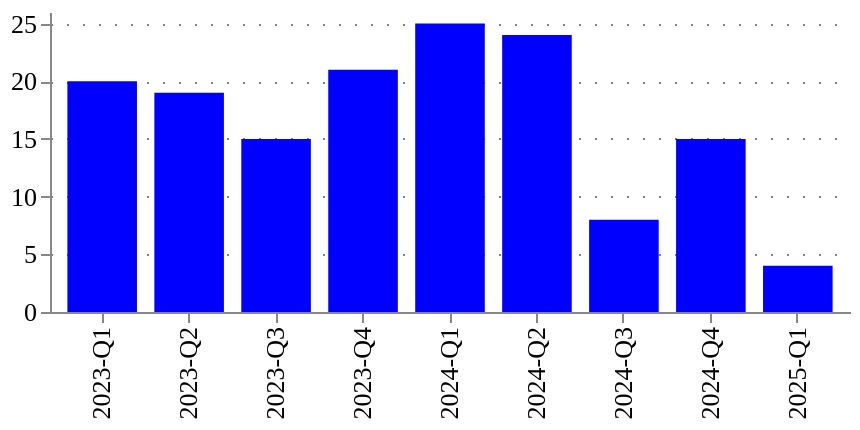

The notebook cell saved with this chart:
### Code cell
categories = ['Low-carbon heating']
chart_df = (
    gtr_ts_quarterly_df
    .query("theme in @categories")
)

fig = charts.ts_bar(
    ts = chart_df,
    variable="n_projects",
    variable_title="",
    time_column="quarter",
)
charts.configure_plots(fig)

### Figure 1 — Vega-Lite specification as saved in the notebook (floating-point values rounded to 4 significant figures)
{"config": {"title": {"font": "Averta", "anchor": "start"}, "subtitle": {"font": "Averta"}, "axis": {"labelFont": "Averta", "titleFont": "Averta", "gridColor": "grey", "gridDash": [1, 7], "labelFontSize": 13, "titleFontSize": 13}, "header": {"labelFont": "Averta", "titleFont": "Averta"}, "legend": {"labelFont": "Averta", "titleFont": "Averta", "labelFontSize": 13, "titleFontSize": 13}, "range": {"category": ["#0000FF", "#FDB633", "#18A48C", "#9A1BBE", "#EB003B", "#FF6E47", "#646363", "#0F294A", "#97D9E3", "#A59BEE", "#F6A4B7", "#D2C9C0", "#FFFFFF", "#000000"], "ordinal": {"scheme": ["#0000FF", "#FDB633", "#18A48C", "#9A1BBE", "#EB003B", "#FF6E47", "#646363", "#0F294A", "#97D9E3", "#A59BEE", "#F6A4B7", "#D2C9C0", "#FFFFFF", "#000000"]}}, "view": {"strokeWidth": 0}}, "data": {"name": "data-c4f2fb4e240bbcd335a5a1d0a4ef489a"}, "mark": {"type": "bar", "fillOpacity": 1, "filled": true, "strokeOpacity": 1, "strokeWidth": 1.5}, "encoding": {"color": {"field": "_category", "legend": null, "type": "nominal"}, "tooltip": [{"field": "_category", "title": "", "type": "nominal"}, {"field": "quarter", "title": "", "type": "ordinal"}, {"field": "n_projects", "format": ",.3f", "title": "", "type": "quantitative"}], "x": {"field": "quarter", "title": "", "type": "ordinal"}, "xOffset": {"field": "_category", "type": "nominal"}, "y": {"field": "n_projects", "title": "", "type": "quantitative"}}, "height": 150, "title": {"anchor": "start", "text": "", "fontSize": 16, "subtitle": "", "subtitleFont": "Averta", "subtitleFontSize": 13}, "width": 400, "$schema": "https://vega.github.io/schema/vega-lite/v5.20.1.json", "datasets": {"data-c4f2fb4e240bbcd335a5a1d0a4ef489a": [{"time_period": "2023-01-01", "year": 2023, "n_projects": 20, "amount": 13.88, "amount_median": 262300.0, "quarter": "2023-Q1", "theme": "Low-carbon heating", "_category": "category"}, {"time_period": "2023-04-01", "year": 2023, "n_projects": 19, "amount": 3.1, "amount_median": 72070.0, "quarter": "2023-Q2", "theme": "Low-carbon heating", "_category": "category"}, {"time_period": "2023-07-01", "year": 2023, "n_projects": 15, "amount": 3.706, "amount_median": 204000.0, "quarter": "2023-Q3", "theme": "Low-carbon heating", "_category": "category"}, {"time_period": "2023-10-01", "year": 2023, "n_projects": 21, "amount": 6.777, "amount_median": 0.0, "quarter": "2023-Q4", "theme": "Low-carbon heating", "_category": "category"}, {"time_period": "2024-01-01", "year": 2024, "n_projects": 25, "amount": 24.24, "amount_median": 260700.0, "quarter": "2024-Q1", "theme": "Low-carbon heating", "_category": "category"}, {"time_period": "2024-04-01", "year": 2024, "n_projects": 24, "amount": 17.3, "amount_median": 210000.0, "quarter": "2024-Q2", "theme": "Low-carbon heating", "_category": "category"}, {"time_period": "2024-07-01", "year": 2024, "n_projects": 8, "amount": 7.978, "amount_median": 326000.0, "quarter": "2024-Q3", "theme": "Low-carbon heating", "_category": "category"}, {"time_period": "2024-10-01", "year": 2024, "n_projects": 15, "amount": 3.101, "amount_median": 206100.0, "quarter": "2024-Q4", "theme": "Low-carbon heating", "_category": "category"}, {"time_period": "2025-01-01", "year": 2025, "n_projects": 4, "amount": 0.6643, "amount_median": 49910.0, "quarter": "2025-Q1", "theme": "Low-carbon heating", "_category": "category"}]}}
